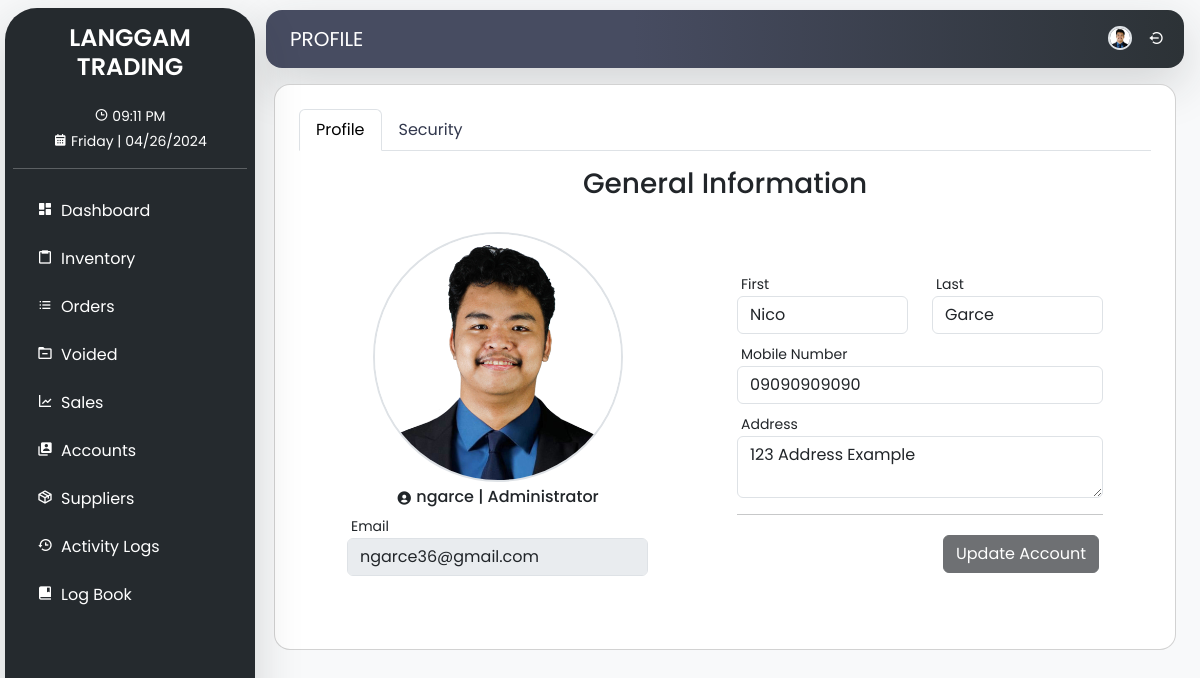
Screenshot of /branch1/pages/profile.php (signed in) with the database file from the repository.
### tables this page shows
CREATE TABLE `branch1_users` (
  `ID` int(11) NOT NULL,
  `firstName` varchar(255) NOT NULL,
  `lastName` varchar(255) NOT NULL,
  `username` varchar(255) NOT NULL,
  `password` varchar(255) NOT NULL,
  `mobile` varchar(255) NOT NULL,
  `email` varchar(255) NOT NULL,
  `address` varchar(255) NOT NULL,
  `role` varchar(255) NOT NULL,
  `photo` varchar(255) DEFAULT NULL,
  `date_added` date NOT NULL,
  `branch` varchar(255) NOT NULL DEFAULT 'Branch 1'
);

### branch1/includes/users_function.php (called while the page is built, shortened)
<?php
class Users {
    public function getID()
    {
        $store = new Langgam();
        $conn = $store->openConnection();
        $userid = $_SESSION['ID'] ?? '';
        $stmt = $conn->prepare("SELECT * FROM branch1_users WHERE ID =:uid");
        $stmt->bindParam('uid', $userid, PDO::PARAM_INT);
        $stmt->execute();
        return $stmt->fetchAll(PDO::FETCH_OBJ);
    }
}

### branch1/pages/profile.php (the view, shortened to what this page needs)
<?php
require_once('../../branch1/includes/users_function.php');
?>
<!DOCTYPE html>
<html lang="en">
<head>
    <link rel="stylesheet" href="../../css/custom.css">
    <link href='https://unpkg.com/boxicons@2.1.4/css/boxicons.min.css' rel='stylesheet'>
    <link rel="stylesheet" href="../../css/main.css">
</head>
<body id="body" class="bg-light">
    <div class="main-container d-flex">
        <div class="sidebar pt-2 pb-3">
            <?php if (isset($_SESSION['access']) && $_SESSION['access'] == 'Administrator') {
                include("../../branch1/includes/admin_sidebar.php");
            } else if (isset($_SESSION['access']) && $_SESSION['access'] == 'Employee') {
                include("../../branch1/includes/emp_sidebar.php");
            }
            ?>
        </div>
        <div class="content">
            <?php include('../includes/navbar.php') ?>
            <div class="dashboard-content">
                <?php
                $result = $users->getID();
                ?>
                <div class="container">
                    <div class="mx-auto container">
                        <div class="card p-2" style="border-radius: 1rem;">
                            <div class="card-body">
                                <ul class="nav nav-tabs" id="myTab" role="tablist">
                                    <li class="nav-item" role="presentation">
                                        <button class="nav-link active" id="pf-tab" data-bs-toggle="tab" data-bs-target="#profile" type="button" role="tab" aria-controls="profile" aria-selected="true">Profile</button>
                                    </li>
                                    <li class="nav-item" role="presentation">
                                        <button class="nav-link" id="sc-tab" data-bs-toggle="tab" data-bs-target="#secure" type="button" role="tab" aria-controls="secure" aria-selected="false">Security</button>
                                    </li>
                                </ul>
                                <div class="tab-content pt-3">
                                    <div class="tab-pane fade show active" id="profile" role="tabpanel" aria-labelledby="pf-tab">
                                        <h3 class="card-title text-center">General Information</h3>
                                        <div class="col-md-12 pt-2">
                                            <div class="px-lg-5">
                                                <form method="post" id="registration-form">
                                                    <div class="row pb-5">
                                                        <div class="col-12 col-md-12 col-lg-12 col-xl-5 col-sm-12">
                                                            <div class="mx-auto">
                                                                <div class="container pt-3">
                                                                    <div class="d-flex justify-content-center position-relative">
                                                                        <div class="photo-container" data-bs-toggle="modal" data-bs-target=#upload title="Upload Photo">
                                                                            <img src="<?php echo (!empty($result[0]->photo)) ? '../' . $result[0]->photo : '/langgamtrading/assets/user_upload/default.png' ?>" alt="photo" class="img-fluid border border-2 rounded-circle" width="250px" height="250px">
                                                                        </div>
                                                                    </div>
                                                                </div>
                                                            </div>
                                                            <div class="d-flex justify-content-center align-items-center">
                                                                <div class="form-group pt-1">
                                                                    <h6 style="display: flex; align-items: center;">
                                                                        <i class='bx bxs-user-circle mt-1 pe-1'></i> <?php echo $result[0]->username ?> | <?php echo $result[0]->role ?>
                                                                    </h6>
                                                                </div>
                                                            </div>
                                                            <div class="form-group">
                                                                <label for="role" class="mx-1 small">Email</label>
                                                                <input type="email" class="form-control" id="email" name="email" placeholder="Email Address" value="<?php echo $result[0]->email ?>" required readonly disabled>
                                                            </div>
                                                        </div>
                                                        <div class="col-12 col-md-12 col-lg-12 col-xl-1 col-sm-12">
                                                        </div>
                                                        <div class="col-12 col-md-12 col-lg-12 col-xl-6 col-sm-12 pt-5" id="right">
                                                            <div class="row form-group pt-2">
                                                                <div class="col-md-6 form-group">
                                                                    <label for="role" class="mx-1 small">First</label>
                                                                    <input type="text" class="form-control" id="firstName" name="firstName" value="<?php echo $result[0]->firstName ?>" placeholder="First Name" required>
                                                                </div>
                                                                <div class="col-md-6 form-group">
                                                                    <label for="role" class="mx-1 small">Last</label>
                                                                    <input type="text" class="form-control" id="lastName" name="lastName" value="<?php echo $result[0]->lastName ?>" placeholder="Last Name" required>
                                                                </div>
                                                            </div>
                                                            <div class=" form-group pt-2">
                                                                <label for="role" class="mx-1 small">Mobile Number</label>
                                                                <input type="tel" class="form-control" id="mobile" name="mobile" pattern="0\d{10}" placeholder="Mobile Number (eg.09123456789)" value="<?php echo $result[0]->mobile ?>" required>
                                                            </div>
                                                            <div class="form-group pt-2">
                                                                <label for="role" class="mx-1 small">Address</label>
                                                                <textarea class="form-control" id="address" name="address" placeholder="Address" required><?php echo $result[0]->address ?></textarea>
                                                            </div>
                                                            <hr>
                                                            <div class="form-group modal-footer">
                                                                <div class="form-group p-1">
                                                                    <button name="update" type="submit" id="update" class="btn btn-dark">Update Account</button>
                                                                </div>
                                                            </div>
                                                        </div>
                                                    </div>
                                                </form>
                                            </div>
                                        </div>
                                    </div>
                                </div>
                            </div>
                        </div>
                    </div>
                </div>
            </div>
        </div>
    </div>
</body>
</html>

### branch1/includes/navbar.php (shortened to what this page needs)
<?php
$current_page = basename($_SERVER['PHP_SELF']);
$navbar_brand = "LANGGAM TRADING";
if ($current_page === "profile.php") {
    $navbar_brand = "PROFILE";
}
$result = $users->getID();
$image_src = (!empty($result[0]->photo)) ? '../' . $result[0]->photo : '../../assets/user_upload/default.png';
?>
<nav class="navbar navbar-expand-md navbar-light gradient-navbar rounded-4 shadow-lg">
    <div class="container-fluid">
        <div class="collapse navbar-collapse justify-content-end" id="navbarSupportedContent">
            <div class="container-fluid">
                <span class="navbar-brand text-uppercase text-white" id="navbrand"><?php echo $navbar_brand; ?></span>
            </div>
            <ul class="navbar-nav mb-2 mb-lg-0 text-center">
                <li class="nav-item profile">
                    <a class="nav-link active profile-img" aria-current="page" href="/langgamtrading/branch1/pages/profile.php" title="Profile">
                        <img src="<?php echo $image_src; ?>" alt="photo" class="img-fluid border border-2 rounded-circle" width="30px" height="30px">
                    </a>
                </li>
                <li class="nav-item logout">
                    <a class="nav-link active logout-icon" title="Logout" aria-current="page" href="/langgamtrading/includes/logout_b1.php">
                        <i class='bx bx-log-out-circle text-white'></i>
                    </a>
                </li>
            </ul>
        </div>
    </div>
</nav>

### css/custom.css (style rules this page uses)
html { scroll-behavior: smooth; }
body { background: #eee; }
.navbar { transition: 0.3s; }
.card { font-family: 'Poppins', sans-serif; }
.dashboard-content { font-family: 'Poppins', sans-serif; }
.content { min-height: 100%; width: 100%; flex: 1 1 auto; min-width: 0; margin-left: 250px; }
.navbar { margin: 1rem; margin-top: 0.6rem; font-family: 'Poppins', sans-serif; }
.gradient-navbar { background: linear-gradient(to right, #474c61 40%, #2c3236); }
.logout-icon { padding-top: 10px; }

### branch1/pages/profile.php (style rules this page uses)
.photo-container { position: relative; }

### rows the page displays
branch1_users: photo (picture), username "ngarce", role "Administrator", email "ngarce36@gmail.com", firstName "Nico", lastName "Garce", mobile "09090909090", address "123 Address Example"

### other values shown
$navbar_brand "PROFILE"
